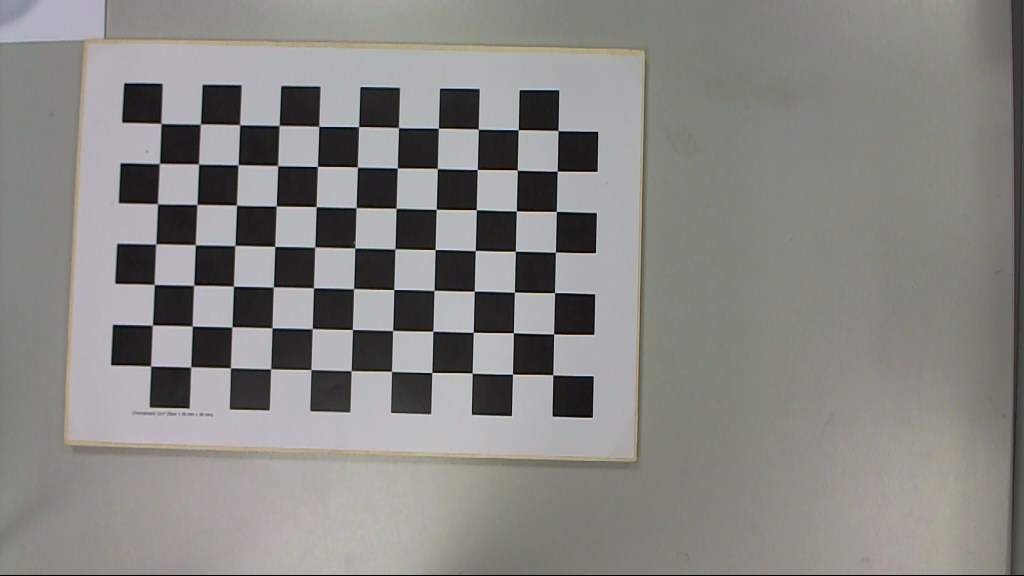
#> input picture backend/camera/calibration_images/leftcamera/Im_L_1.png, 1024 x 576 px
$ python -i camera_roll.py   (imports and definitions only)
#> lines starting #> are read from the running program, lines starting #| are printed output that depends on the picture; after the words box and inside, x2 and y2 are one past the last pixel; in counts of white or black regions, pixels touching at a corner belong together
#> further down, picture is the input picture: shape (576, 1024, 3); mean B, G, R 131.2, 134.2, 135.4
import cv2
import numpy as np


# [49 lines left out: functions level_frame, draw_level_grid, not called in this run]


def _normalize_axis_angle(angle_deg):
    """
    α╣üα╕¢α╕Ñα╕çα╕íα╕╕α╕íα╕éα╕¡α╕çα╣Çα╕¬α╣ëα╕Öα╣âα╕½α╣ëα╣Çα╕¢α╣çα╕Öα╕äα╕ºα╕▓α╕íα╣Çα╕¡α╕╡α╕óα╕çα╣Çα╕ùα╕╡α╕óα╕Üα╕üα╕▒α╕Üα╣üα╕üα╕Öα╣üα╕Öα╕ºα╕Öα╕¡α╕Ö/α╣üα╕Öα╕ºα╕òα╕▒α╣ëα╕çα╕ùα╕╡α╣êα╣âα╕üα╕Ñα╣ëα╕ùα╕╡α╣êα╕¬α╕╕α╕ö
    α╕£α╕Ñα╕Ñα╕▒α╕₧α╕ÿα╣îα╕¡α╕óα╕╣α╣êα╣âα╕Öα╕èα╣êα╕ºα╕ç -45 α╕ûα╕╢α╕ç +45 α╕¡α╕çα╕¿α╕▓
    """
    return (float(angle_deg) + 45.0) % 90.0 - 45.0


def _weighted_median(values, weights):
    """α╕½α╕▓ Median α╣üα╕Üα╕Üα╣âα╕½α╣ëα╕Öα╣ëα╕│α╕½α╕Öα╕▒α╕üα╕öα╣ëα╕ºα╕óα╕äα╕ºα╕▓α╕íα╕óα╕▓α╕ºα╕éα╕¡α╕çα╣Çα╕¬α╣ëα╕Ö"""
    values = np.asarray(values, dtype=np.float64)
    weights = np.asarray(weights, dtype=np.float64)

    if values.size == 0 or weights.size != values.size:
        return None

    total_weight = float(np.sum(weights))

    if total_weight <= 0:
        return None

    order = np.argsort(values)
    values = values[order]
    weights = weights[order]

    cumulative = np.cumsum(weights)
    cutoff = total_weight * 0.5

    index = int(np.searchsorted(cumulative, cutoff, side="left"))
    index = min(index, len(values) - 1)

    return float(values[index])


def estimate_scene_tilt(frame):
    """
    α╕¢α╕úα╕░α╕íα╕▓α╕ô Camera Roll α╕êα╕▓α╕üα╣Çα╕¬α╣ëα╕Öα╣éα╕äα╕úα╕çα╕¬α╕úα╣ëα╕▓α╕çα╣âα╕Öα╕ëα╕▓α╕ü

    α╕éα╕▒α╣ëα╕Öα╕òα╕¡α╕Ö:
    1. α╣âα╕èα╣ë ROI α╕üα╕ºα╣ëα╕▓α╕çα╕üα╕ºα╣êα╕▓α╣Çα╕ºα╕¡α╕úα╣îα╕èα╕▒α╕Öα╣Çα╕öα╕┤α╕í
    2. α╣Çα╕₧α╕┤α╣êα╕í local contrast α╣Çα╕₧α╕╖α╣êα╕¡α╕èα╣êα╕ºα╕óα╕ëα╕▓α╕üα╕ùα╕╡α╣ê contrast α╕òα╣êα╕│
    3. α╕òα╕úα╕ºα╕êα╣Çα╕¬α╣ëα╕Öα╕öα╣ëα╕ºα╕ó HoughLinesP
    4. α╕úα╕ºα╕íα╣üα╕Öα╕ºα╕òα╕▒α╣ëα╕ç/α╣üα╕Öα╕ºα╕Öα╕¡α╕Öα╣âα╕½α╣ëα╕¡α╕óα╕╣α╣êα╣âα╕Ö axis-relative angle α╣Çα╕öα╕╡α╕óα╕ºα╕üα╕▒α╕Ö
    5. α╣âα╕½α╣ëα╕Öα╣ëα╕│α╕½α╕Öα╕▒α╕üα╕òα╕▓α╕íα╕äα╕ºα╕▓α╕íα╕óα╕▓α╕ºα╕éα╕¡α╕çα╣Çα╕¬α╣ëα╕Ö
    6. α╕½α╕▓ dominant angle cluster α╕üα╣êα╕¡α╕Ö
    7. α╣âα╕èα╣ë weighted median α╕éα╕¡α╕ç cluster α╕½α╕Ñα╕▒α╕ü

    α╕äα╕╖α╕Öα╕äα╣êα╕▓:
        float -> α╕íα╕╕α╕íα╕ëα╕▓α╕üα╣éα╕öα╕óα╕¢α╕úα╕░α╕íα╕▓α╕ô
        None  -> α╕éα╣ëα╕¡α╕íα╕╣α╕Ñα╣Çα╕¬α╣ëα╕Öα╣äα╕íα╣êα╕₧α╕¡α╕½α╕úα╕╖α╕¡α╣äα╕íα╣êα╕Öα╣êα╕▓α╣Çα╕èα╕╖α╣êα╕¡α╕ûα╕╖α╕¡
    """

    if frame is None:
        return None

    h, w = frame.shape[:2]
#> h = 576; w = 1024

    if h < 40 or w < 40:
        return None

    # α╣âα╕èα╣ëα╕₧α╕╖α╣ëα╕Öα╕ùα╕╡α╣êα╕áα╕▓α╕₧α╕íα╕▓α╕üα╕éα╕╢α╣ëα╕Öα╣Çα╕₧α╕╖α╣êα╕¡α╣äα╕íα╣êα╕òα╕▒α╕öα╕éα╕¡α╕Üα╕¢α╕úα╕░α╕òα╕╣/α╕£α╕Öα╕▒α╕çα╕¡α╕¡α╕üα╕íα╕▓α╕üα╣Çα╕üα╕┤α╕Öα╣äα╕¢
    crop = frame[
        int(h * 0.08):int(h * 0.92),
        int(w * 0.08):int(w * 0.92)
    ]
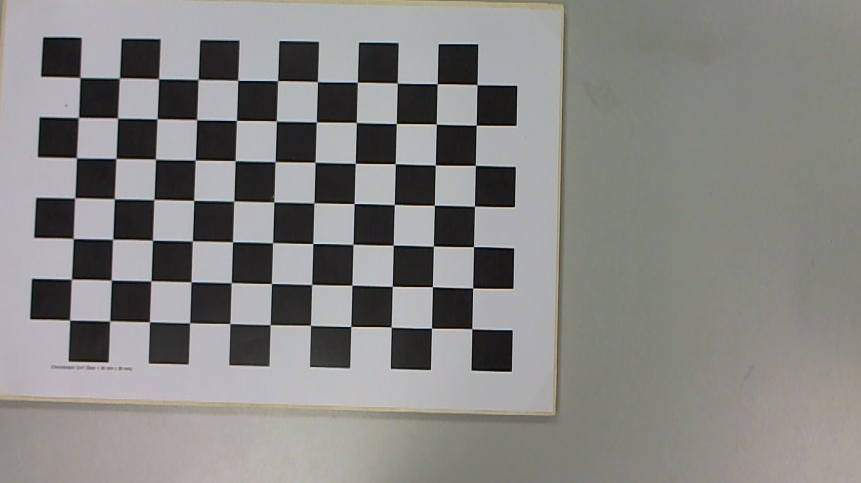
#> crop: shape (483, 861, 3); mean B, G, R 131.6, 133.6, 134.6

    if crop.size == 0:
        return None

    gray = cv2.cvtColor(crop, cv2.COLOR_BGR2GRAY)

    # α╕èα╣êα╕ºα╕óα╣Çα╕₧α╕┤α╣êα╕í contrast α╕éα╕¡α╕çα╣Çα╕¬α╣ëα╕Öα╣âα╕Öα╕ëα╕▓α╕ü
    clahe = cv2.createCLAHE(
        clipLimit=2.0,
        tileGridSize=(8, 8)
    )

    gray = clahe.apply(gray)
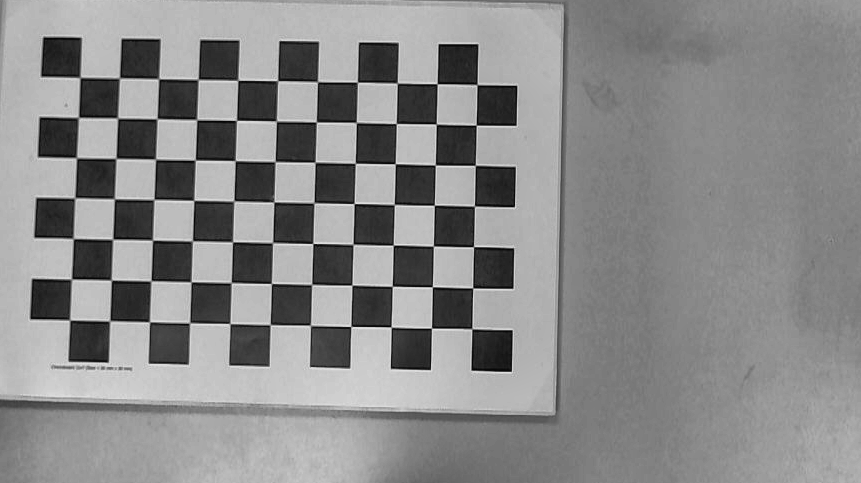
#> gray: shape (483, 861); min 1, max 230, mean 137.6

    blurred = cv2.GaussianBlur(
        gray,
        (5, 5),
        0
    )

    edges = cv2.Canny(
        blurred,
        40,
        120
    )
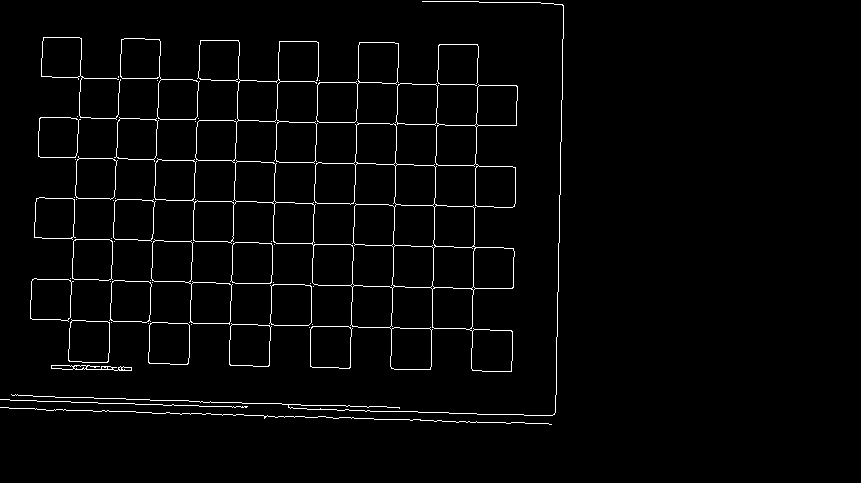
#> edges: shape (483, 861); 2.4% white in thin lines or dots, all inside (x1, y1, x2, y2) = (0, 1, 564, 425)

    min_dimension = min(crop.shape[:2])
#> min_dimension = 483

    min_line_length = max(
        40,
        int(min_dimension * 0.12)
    )
#> min_line_length = 57

    lines = cv2.HoughLinesP(
        edges,
        rho=1,
        theta=np.pi / 360.0,
        threshold=35,
        minLineLength=min_line_length,
        maxLineGap=25
    )
#> lines = 45 rows, first 6: [161, 79, 516, 85], [110, 199, 400, 204], [138, 240, 503, 247], [11, 394, 399, 408], [9, 408, 267, 415], [189, 322, 511, 330]

    if lines is None:
        return None

    lines = lines.reshape(-1, 4)

    angles = []
    weights = []

    for x1, y1, x2, y2 in lines:
        dx = float(x2 - x1)
        dy = float(y2 - y1)

        length = float(np.hypot(dx, dy))

        if length < min_line_length:
            continue

        raw_angle = float(
            np.degrees(
                np.arctan2(dy, dx)
            )
        )

        axis_angle = _normalize_axis_angle(
            raw_angle
        )

        # α╣Çα╕¢α╕┤α╕öα╕èα╣êα╕ºα╕çα╣Çα╕£α╕╖α╣êα╕¡ noise α╕íα╕▓α╕üα╕üα╕ºα╣êα╕▓α╣Çα╕ºα╕¡α╕úα╣îα╕èα╕▒α╕Öα╣Çα╕öα╕┤α╕í
        if abs(axis_angle) > 20.0:
            continue

        angles.append(axis_angle)
        weights.append(length)
#> this loop made 45 passes
#> (x1, y1, x2, y2, dx, dy, length, raw_angle) on passes 1 to 12: (161, 79, 516, 85, 355, 6, 355.1, 0.968), (110, 199, 400, 204, 290, 5, 290, 0.988), (138, 240, 503, 247, 365, 7, 365.1, 1.1), (11, 394, 399, 408, 388, 14, 388.3, 2.07), (9, 408, 267, 415, 258, 7, 258.1, 1.55), (189, 322, 511, 330, 322, 8, 322.1, 1.42), (261, 162, 512, 166, 251, 4, 251, 0.913), (40, 117, 516, 125, 476, 8, 476.1, 0.963), (557, 336, 563, 5, 6, -331, 331.1, -88.96), (10, 400, 247, 406, 237, 6, 237.1, 1.45), (136, 412, 548, 423, 412, 11, 412.1, 1.53), (310, 366, 318, 42, 8, -324, 324.1, -88.59)
#> after the loop, angles = 45 values, max 2.46 at index 19, min -0.716 at index 43, mean 1.22; weights = 45 values, max 476.1 at index 7, min 69 at index 30, mean 225.9

    if len(angles) < 3:
        return None

    angles = np.asarray(
        angles,
        dtype=np.float64
    )

    weights = np.asarray(
        weights,
        dtype=np.float64
    )

    # α╕½α╕▓ dominant orientation α╕öα╣ëα╕ºα╕ó histogram α╣üα╕Üα╕Üα╕ûα╣êα╕ºα╕çα╕Öα╣ëα╕│α╕½α╕Öα╕▒α╕ü
    bin_edges = np.arange(
        -20.5,
        21.5,
        1.0
    )

    histogram, histogram_edges = np.histogram(
        angles,
        bins=bin_edges,
        weights=weights
    )
#> histogram = 41 values, max 5394.1 at index 21, min 0 at index 0, mean 247.9; histogram_edges = 42 values from -20.5 to 20.5

    if histogram.size == 0:
        return None

    peak_index = int(
        np.argmax(histogram)
    )
#> peak_index = 21

    peak_center = (
        histogram_edges[peak_index]
        +
        histogram_edges[peak_index + 1]
    ) / 2.0
#> peak_center = 1

    # α╣âα╕èα╣ëα╣Çα╕ëα╕₧α╕▓α╕░α╣Çα╕¬α╣ëα╕Öα╕ùα╕╡α╣êα╕¡α╕óα╕╣α╣êα╣âα╕üα╕Ñα╣ë dominant orientation
    cluster_mask = (
        np.abs(
            angles - peak_center
        )
        <= 3.0
    )

    cluster_angles = angles[cluster_mask]
#> cluster_angles has the same summary as angles
    cluster_weights = weights[cluster_mask]
#> cluster_weights has the same summary as weights

    if len(cluster_angles) < 2:
        return None

    total_weight = float(
        np.sum(weights)
    )
#> total_weight = 10164.4

    cluster_weight = float(
        np.sum(cluster_weights)
    )
#> cluster_weight = 10164.4

    if total_weight <= 0:
        return None

    confidence = (
        cluster_weight
        /
        total_weight
    )
#> confidence = 1

    # α╕ûα╣ëα╕▓ dominant cluster α╕¡α╣êα╕¡α╕Öα╣Çα╕üα╕┤α╕Öα╣äα╕¢ α╣äα╕íα╣êα╣Çα╕öα╕▓α╕íα╕╕α╕íα╕íα╕▒α╣êα╕º
    if confidence < 0.20:
        return None

    result = _weighted_median(
        cluster_angles,
        cluster_weights
    )
#> in _weighted_median, `values = np.asarray(values, dtype=np.float64)`: values has the same summary as angles in estimate_scene_tilt
#> in _weighted_median, `total_weight = float(np.sum(weights))`: total_weight = 10164.4
#> in _weighted_median, `order = np.argsort(values)`: order = 45 values, max 44 at index 8, min 0 at index 13, mean 22
#> in _weighted_median, `values = values[order]`: values = 45 values from -0.716 to 2.46
#> in _weighted_median, `weights = weights[order]`: weights = 45 values, max 476.1 at index 12, min 69 at index 1, mean 225.9
#> in _weighted_median, `cumulative = np.cumsum(weights)`: cumulative = 45 values from 80.01 to 10164.4
#> in _weighted_median, `cutoff = total_weight * 0.5`: cutoff = 5082.2
#> in _weighted_median, `index = int(np.searchsorted(cumulative, cutoff, side="left"))`: index = 25
#> result = 1.42

    if result is None:
        return None

    return float(result)


# [29 lines left out: function shoulder_tilt_report, not called in this run]

>>> import cv2
>>> picture = cv2.imread('../../../../backend/camera/calibration_images/leftcamera/Im_L_1.png')
>>> result = estimate_scene_tilt(picture)
#> result = 1.42

$ run again, on backend/camera/calibration_images/leftcamera/Im_L_11.png
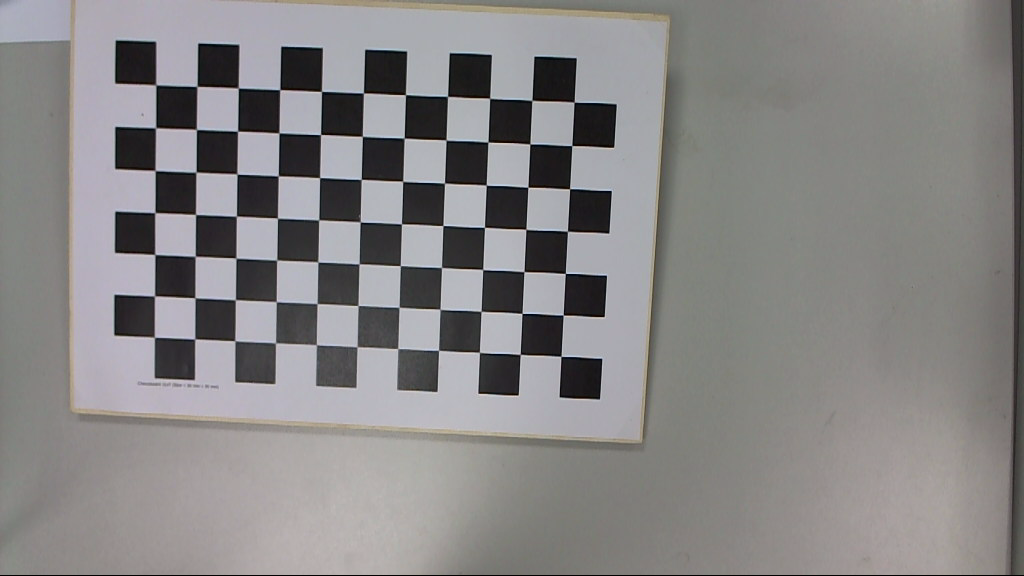
#> input picture backend/camera/calibration_images/leftcamera/Im_L_11.png, 1024 x 576 px
#> picture is the input picture: shape (576, 1024, 3); mean B, G, R 133.3, 133.1, 134.9
#> in estimate_scene_tilt, `gray = clahe.apply(gray)`:
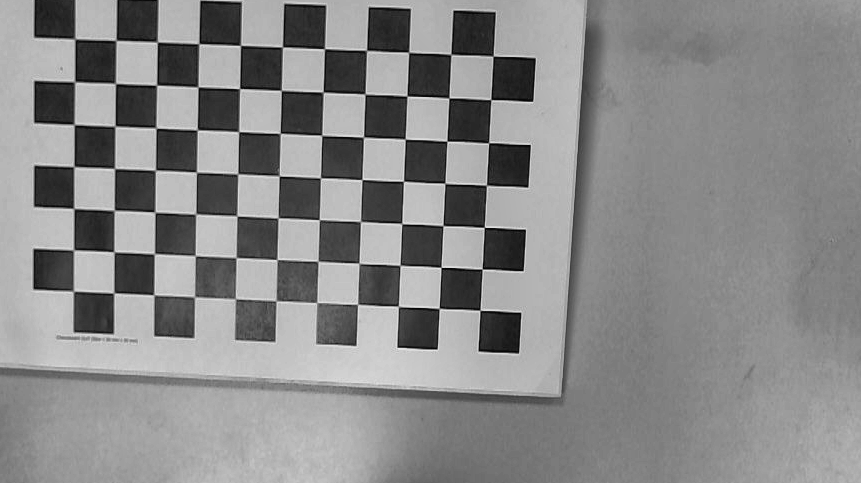
#> gray: shape (483, 861); min 1, max 232, mean 137
#> in estimate_scene_tilt, `edges = cv2.Canny( blurred, 40, 120 )`:
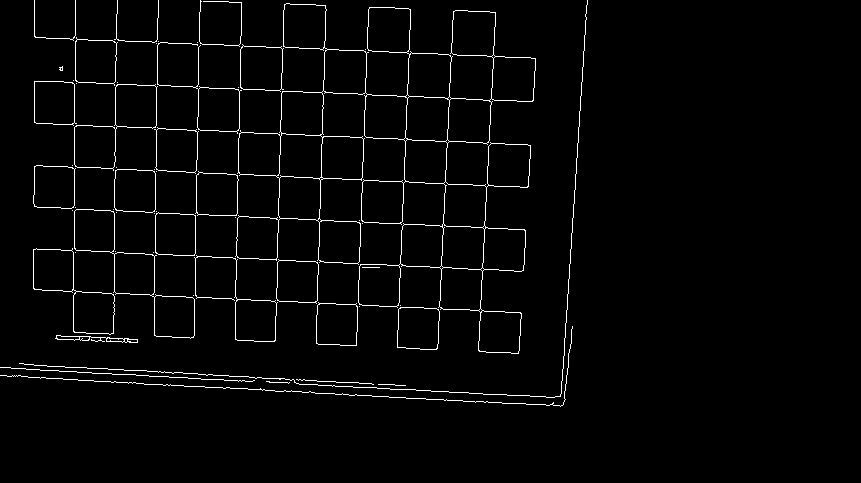
#> edges: shape (483, 861); 2.4% white in thin lines or dots, all inside (x1, y1, x2, y2) = (0, 0, 588, 407)
#> lines = 47 rows, first 6: [36, 123, 530, 145], [76, 81, 532, 101], [0, 367, 564, 397], [357, 331, 368, 9], [7, 376, 562, 405], [110, 252, 523, 270]
#> the loop in estimate_scene_tilt, `for x1, y1, x2, y2 in lines:` made 47 passes
#> (x1, y1, x2, y2, dx, dy, length, raw_angle) on passes 1 to 8: (36, 123, 530, 145, 494, 22, 494.5, 2.55), (76, 81, 532, 101, 456, 20, 456.4, 2.51), (0, 367, 564, 397, 564, 30, 564.8, 3.04), (357, 331, 368, 9, 11, -322, 322.2, -88.04), (7, 376, 562, 405, 555, 29, 555.8, 2.99), (110, 252, 523, 270, 413, 18, 413.4, 2.5), (158, 372, 405, 385, 247, 13, 247.3, 3.01), (156, 171, 157, 18, 1, -153, 153, -89.63)
#> after the loop in estimate_scene_tilt, `for x1, y1, x2, y2 in lines:`: angles = 47 values, max 6.67 at index 39, min 0 at index 32, mean 2.14; weights = 47 values, max 564.8 at index 2, min 63.03 at index 36, mean 273.3
#> histogram = 41 values, max 6975.2 at index 23, min 0 at index 0, mean 313.3; histogram_edges = 42 values from -20.5 to 20.5
#> peak_index = 23
#> peak_center = 3
#> cluster_angles = 46 values, max 3.91 at index 12, min 0 at index 32, mean 2.05
#> cluster_weights = 46 values, max 564.8 at index 2, min 63.03 at index 36, mean 277.5
#> in estimate_scene_tilt, `total_weight = float( np.sum(weights) )`: total_weight = 12844.7
#> cluster_weight = 12767.2
#> confidence = 0.994
#> in _weighted_median, `values = np.asarray(values, dtype=np.float64)`: values has the same summary as cluster_angles in estimate_scene_tilt
#> in _weighted_median, `weights = np.asarray(weights, dtype=np.float64)`: weights has the same summary as cluster_weights in estimate_scene_tilt
#> in _weighted_median, `total_weight = float(np.sum(weights))`: total_weight = 12767.2
#> order = 46 values, max 45 at index 36, min 0 at index 29, mean 22.5
#> in _weighted_median, `values = values[order]`: values = 46 values from 0 to 3.91
#> in _weighted_median, `weights = weights[order]`: weights = 46 values, max 564.8 at index 40, min 63.03 at index 17, mean 277.5
#> cumulative = 46 values from 79 to 12767.2
#> cutoff = 6383.6
#> index = 28
#> in estimate_scene_tilt, `result = _weighted_median( cluster_angles, cluster_weights )`: result = 2.52

$ run again, on backend/camera/calibration_images/leftcamera/Im_L_12.png
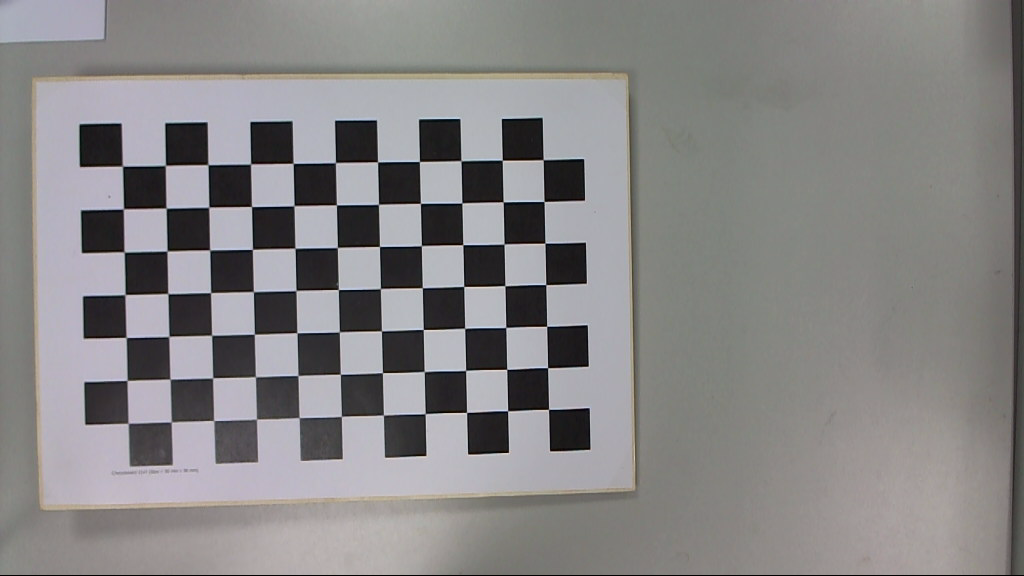
#> input picture backend/camera/calibration_images/leftcamera/Im_L_12.png, 1024 x 576 px
#> picture is the input picture: shape (576, 1024, 3); mean B, G, R 133.2, 132.8, 134.5
#> in estimate_scene_tilt, `gray = clahe.apply(gray)`:
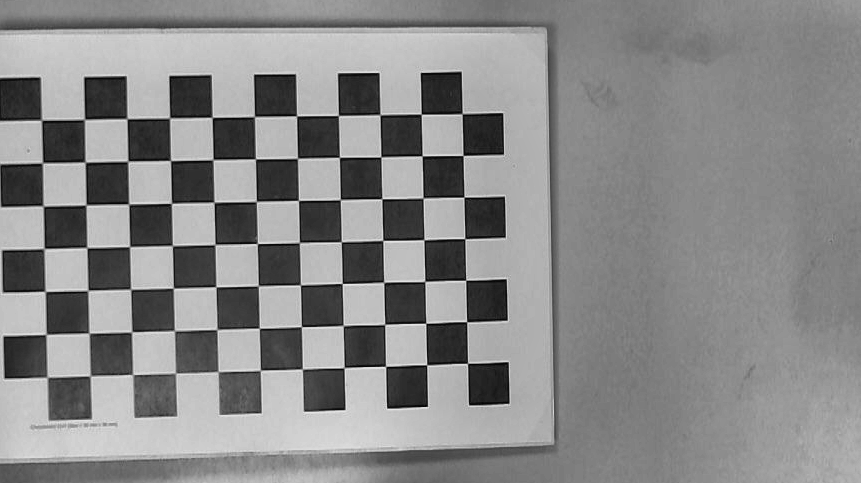
#> gray: shape (483, 861); min 1, max 233, mean 136.1
#> in estimate_scene_tilt, `edges = cv2.Canny( blurred, 40, 120 )`:
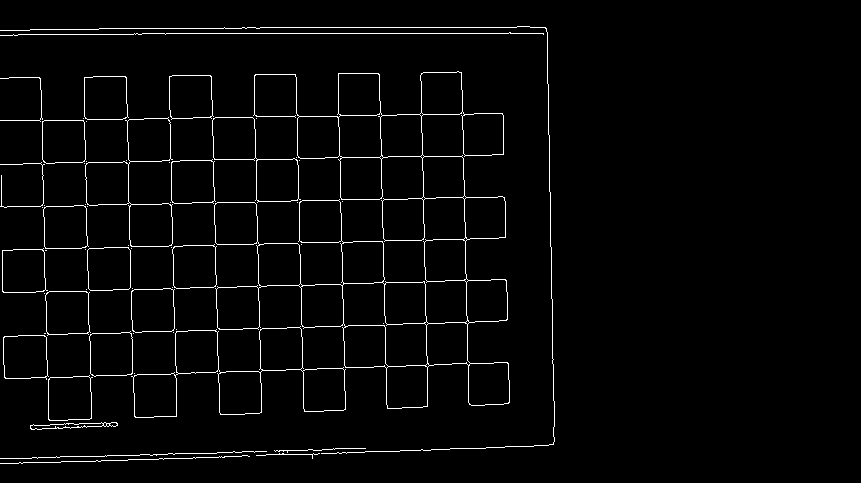
#> edges: shape (483, 861); 2.5% white in thin lines or dots, all inside (x1, y1, x2, y2) = (0, 26, 555, 464)
#> lines = 47 rows, first 6: [134, 33, 547, 33], [547, 32, 554, 441], [57, 462, 548, 445], [23, 163, 86, 161], [30, 29, 346, 27], [5, 292, 505, 279]
#> the loop in estimate_scene_tilt, `for x1, y1, x2, y2 in lines:` made 47 passes
#> (x1, y1, x2, y2, dx, dy, length, raw_angle) on passes 1 to 8: (134, 33, 547, 33, 413, 0, 413, 0), (547, 32, 554, 441, 7, 409, 409.1, 89.02), (57, 462, 548, 445, 491, -17, 491.3, -1.98), (23, 163, 86, 161, 63, -2, 63.03, -1.82), (30, 29, 346, 27, 316, -2, 316, -0.363), (5, 292, 505, 279, 500, -13, 500.2, -1.49), (72, 248, 505, 237, 433, -11, 433.1, -1.46), (40, 121, 502, 113, 462, -8, 462.1, -0.992)
#> after the loop in estimate_scene_tilt, `for x1, y1, x2, y2 in lines:`: angles = 47 values, max 0 at index 0, min -3.41 at index 39, mean -1.42; weights = 47 values, max 500.2 at index 5, min 60 at index 44, mean 236.4
#> histogram = 41 values, max 5672.4 at index 19, min 0 at index 0, mean 271; histogram_edges = 42 values from -20.5 to 20.5
#> peak_index = 19
#> peak_center = -1
#> cluster_angles has the same summary as angles
#> cluster_weights has the same summary as weights
#> in estimate_scene_tilt, `total_weight = float( np.sum(weights) )`: total_weight = 11111.7
#> confidence = 1
#> in _weighted_median, `values = np.asarray(values, dtype=np.float64)`: values has the same summary as angles in estimate_scene_tilt
#> in _weighted_median, `total_weight = float(np.sum(weights))`: total_weight = 11111.7
#> order = 47 values, max 46 at index 36, min 0 at index 45, mean 23
#> in _weighted_median, `values = values[order]`: values = 47 values from -3.41 to 0
#> in _weighted_median, `weights = weights[order]`: weights = 47 values, max 500.2 at index 20, min 60 at index 46, mean 236.4
#> cumulative = 47 values from 84.15 to 11111.7
#> cutoff = 5555.8
#> index = 22
#> in estimate_scene_tilt, `result = _weighted_median( cluster_angles, cluster_weights )`: result = -1.46
